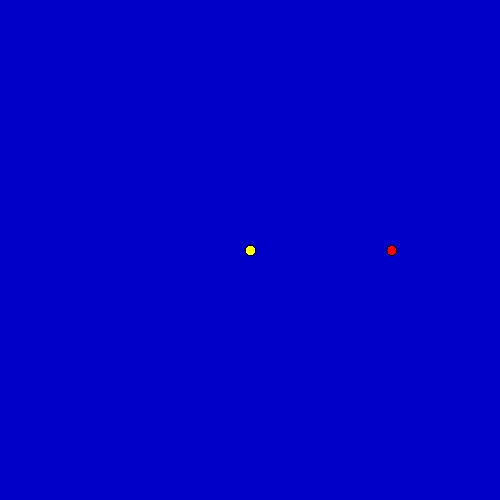
Frame 1 (no input)
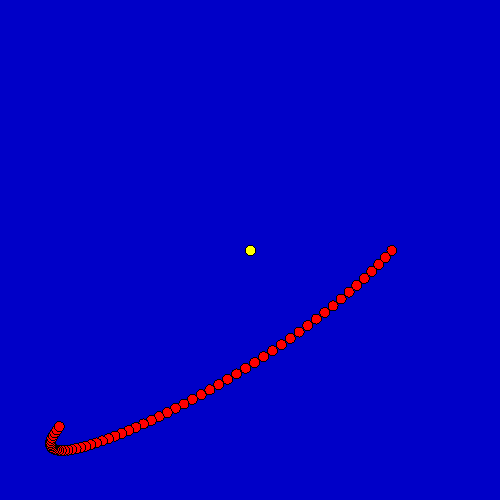
Frame 60 (the mouse pressed at the canvas centre just before this capture)
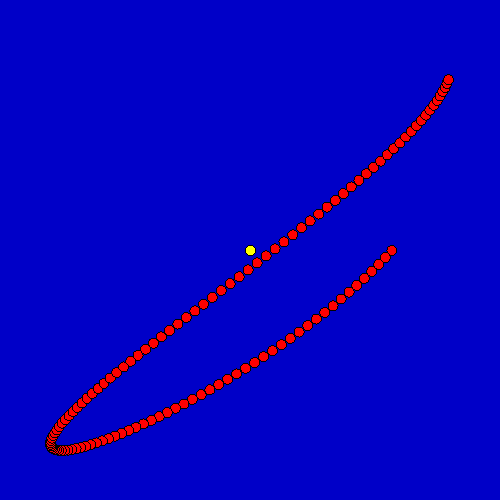
Frame 120 (the mouse held since frame 60 and released just before this capture)

The Processing sketch that drew these frames (run headless with seeded random() and noise(); from frame 60 on, the mouse is pressed at the canvas centre):

// Processing sketch: krzywe_Lissajous
// ── krzywe_Lissajous.pde
/// Ruch po okręgu lub po krzywych Lissajous
/// http://pl.wikipedia.org/wiki/Uk%C5%82ad_wsp%C3%B3%C5%82rz%C4%99dnych_biegunowych
/// http://pl.wikipedia.org/wiki/Krzywa_Lissajous
/// @date 2026-06-12 (modyfikacja)
//-/////////////////////////////////////////////////////////////////////////////////////

int     FR=1000;   // Na ile klatek dzielimy sekundę? Raczej maksymalizujemy to
boolean Cls=false; //Czy czyścić okno w każdej klatce
int     sm_r=10; //Promień "kulki"
int     bg_R=200; //Promień orbity
float   omega=0.005; //Prędkość kątowa na klatkę (krok symulacji)
float   phi=0; //Aktualna pozycja na orbicie

float   delta=PI*0.25; //Współczynnik kątowy dla krzywej Lissajous 
                       //spłaszcza ją (zobacz PI/4, albo PI/2 robiące linie) i rotuje (sprawdź 0.75 i 1.75)
// PRZYKŁADY KRZYWYCH:
//float a=1,b=1; //najprostsza krzywa czyli koło
//float a=1,b=2; //Parabola lub ósemka zależnie od delta
float a=9,b=7; //Współczynniki dla długiej krzywej Lissajous

int xs,ys;   //Środek układu współrzędnych biegunowych
void setup() //Jest wykonywane raz - po uruchomieniu
{
  size(500,500);
  ys=height/2;
  xs=width/2;
  noSmooth(); //Bez wygładzania linii? Po prostu odkomentować 
  background(0,0,200); //rgB
  frameRate(FR);
  fill(255,255,0); //Yellow
  ellipse(xs,ys,sm_r,sm_r);
}

void draw() //Jest wykonywane dla odrysowania każdej kolejnej klatki
{
  //Rysowanie:
  if(Cls) background(0,0,200);
  float x,y; //Aktualna pozycja w układzie kartezjańskim
  x = bg_R * cos(phi*a + delta)+xs;
  y = bg_R * sin(phi*b)+ys;
  fill(255,0,0); //Red
  ellipse(x,y,sm_r,sm_r);
  //Zmiana "stanu"
  phi+=omega;
}
